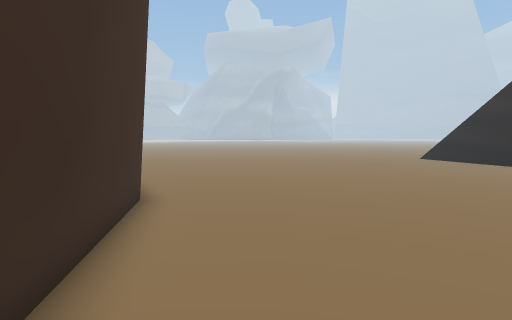
view 1 (above)

18 first-person views from a walk through a Unity game level. The camera is 1.5 m above the floor, tilts 4° down and sees 75° across. The floor is counted in squares, 1 m on a side. Each view is taken from the middle of a square. On the plan, view 1 faces up. The plan holds only what a view shows up to about 15 squares ahead; the rest is blank. The place goes on beyond the plan. The player character is not drawn. Some surface patterns are stand-ins.

view 2
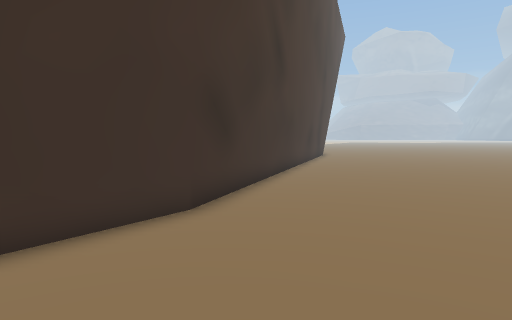

view 3
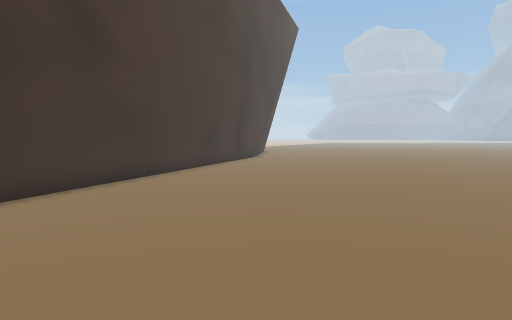

view 4
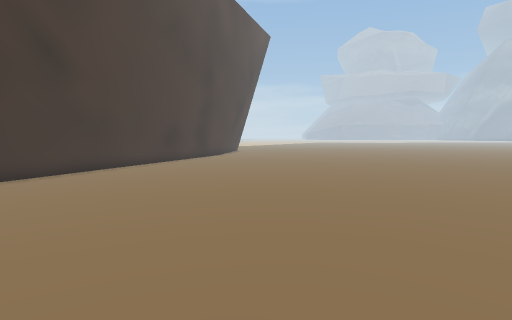

view 5
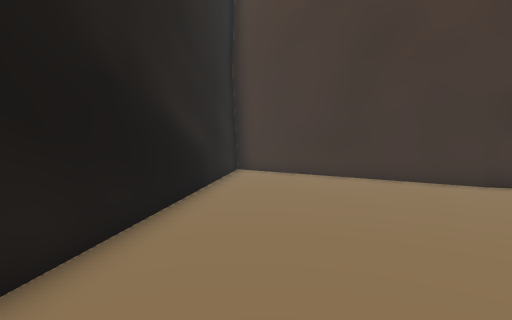

view 6
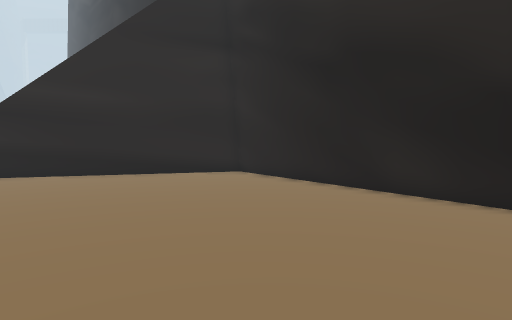

view 7
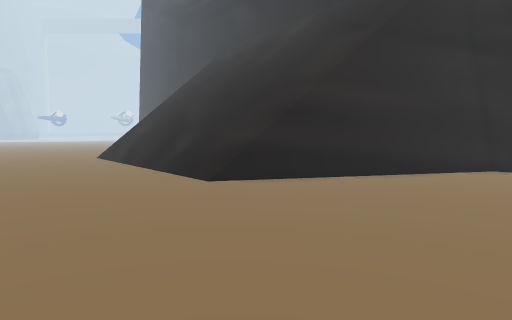

view 8
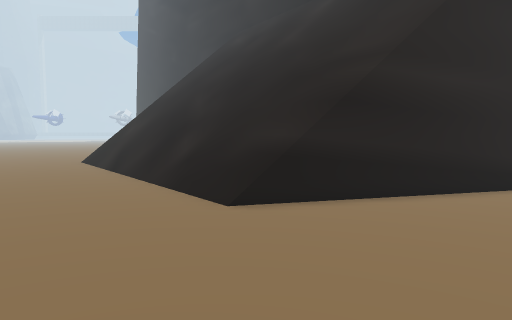

view 9
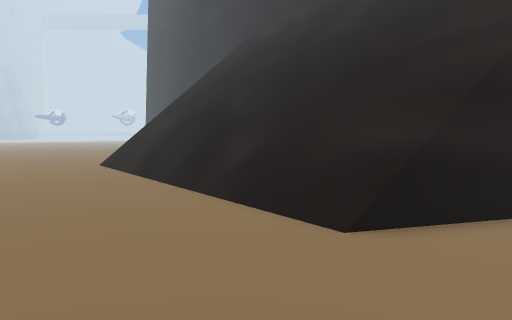

view 10
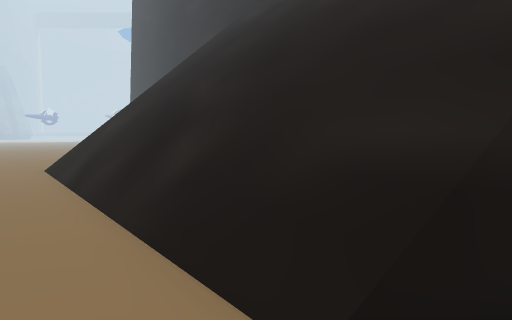

view 11
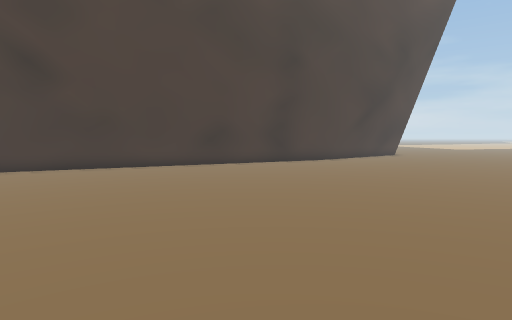

view 12
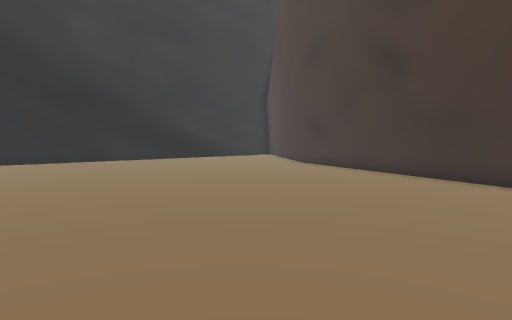

view 13
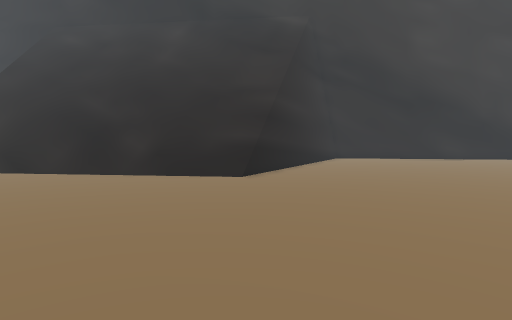

view 14
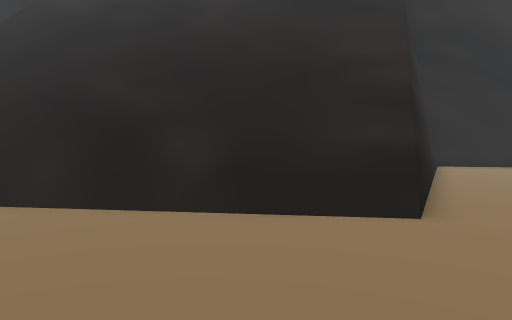

view 15
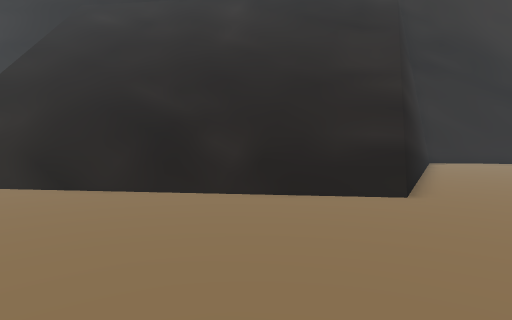

view 16
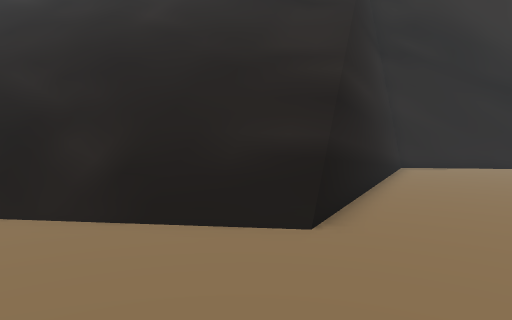

view 17
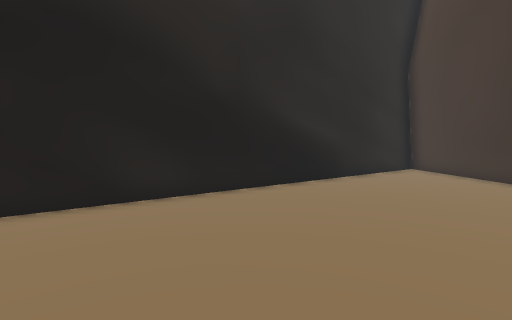

view 18
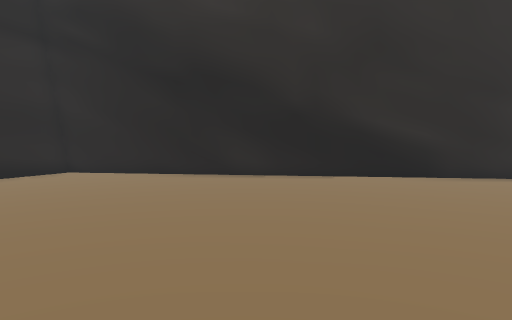

### Floor plan
Key: @ floor where view 1 was taken; # wall or solid block; . floor; / step, stairs or slope; = window, fence, low wall or low ledge; v drop or lower ground.
Columns run from 6 left of view 1 to 27 right of it. Each row starts with its distance up from view 1.
 31 ......  .  .. .  ...........///
 30 .......   .................////
 29 ..........................//////
 28 ......................../////////
 27 .......................//////////
 26 ......................////////////
 25 ....................//////////////
 24 ...................///////////////
 23 ..................///////////////
 22 .................=//////////////
 21 ..................#////////////
 20 ..................#///////////
 19 ..................##////////
 18 ...................#///////
 17 ...................#//////
 16 ...................# ////
 15 #..................##//
 14 #...................#v
 13 ##..................#
 12  #..................##v
 11  ##.................##
 10   #................##
  9   ##..............##
  8    #.............##
  7    #............##
  6    ##.........###
  5     #........##
  4     #.......##
  3     #.....###
  2     #....##
  1     #...##
  0     ##@##
 -1      ###

Where each view was taken, in squares from view 1:
view 1: 0 up, 0 right, facing up
view 2: 4 up, 3 right, facing up-left
view 3: 10 up, 5 right, facing up-left
view 4: 10 up, 9 right, facing up-left
view 5: 10 up, 9 right, facing down-left
view 6: 10 up, 0 right, facing right
view 7: 21 up, 0 right, facing right
view 8: 22 up, 4 right, facing right
view 9: 24 up, 6 right, facing right
view 10: 23 up, 9 right, facing right
view 11: 23 up, 9 right, facing left
view 12: 27 up, 0 right, facing down
view 13: 31 up, 2 right, facing down-right
view 14: 29 up, 9 right, facing down-right
view 15: 31 up, 8 right, facing down-right
view 16: 27 up, 8 right, facing down-right
view 17: 14 up, 6 right, facing down
view 18: 15 up, 1 left, facing down-right
